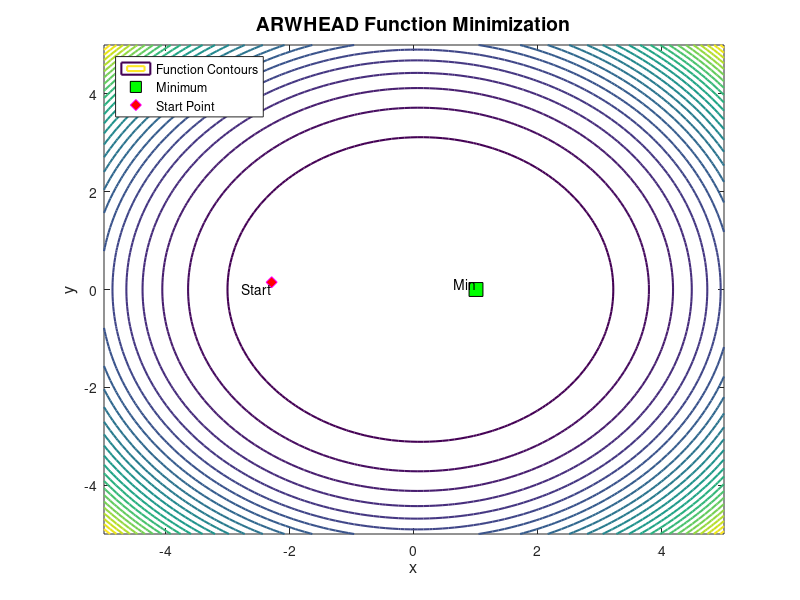

Write the MATLAB code that produced this figure.

% ARWHEAD minimization 

function P1()

    % function
    function fx = f(x)
        fx = (x(1)^2 + x(2)^2)^2 - 4 * x(1) + 3;
    end

    % Test
    function test_nelder_mead()
        % Starting points
        start_points = [randn(2,1) * 3; randn(2,1) * 2];  
        start = start_points(:, randi(size(start_points, 2)));  
        fprintf('Start point is [%f, %f]\n', start(1), start(2));

        % find the minimum
        [xend, fval] = fminsearch(@f, start);
        fprintf('Converged minimum at [%f, %f].\n', xend(1), xend(2));
        fprintf('Minimum function value: %f\n', fval);

        % Plot (I had chatgpt help me with plooting syntax)
        N = 100;
        [Xm, Ym] = meshgrid(linspace(-5, 5, N));  
        Zm = (Xm.^2 + Ym.^2).^2 - 4 * Xm + 3;     
        contour(Xm, Ym, Zm, 25, 'LineWidth', 1.5) 
        hold on
        xlabel('x', 'FontSize', 12)
        ylabel('y', 'FontSize', 12)
        title('ARWHEAD Function Minimization', 'FontSize', 14)
        plot(xend(1), xend(2), 'ks', 'MarkerFaceColor', 'g', 'MarkerSize', 10);  
        plot(start(1), start(2), 'md', 'MarkerFaceColor', 'r', 'MarkerSize', 8);  
        text(xend(1), xend(2), 'Min', 'VerticalAlignment', 'bottom', 'HorizontalAlignment', 'right');
        text(start(1), start(2), 'Start', 'VerticalAlignment', 'top', 'HorizontalAlignment', 'right');
        legend('Function Contours', 'Minimum', 'Start Point', 'Location', 'northwest')

        % Grid points around the minimum
        epsilon = 1e-2;  
        grid_spacing = linspace(-epsilon, epsilon, 10);  
        success = 0;
        fail = 0;
        fend = f(xend);
        for dx = grid_spacing
            for dy = grid_spacing
                test_point = xend + [dx, dy];  
                test_value = f(test_point);
                
                % Check if function value is higher at the test point
                if test_value > fend
                    success = success + 1;
                else
                    fail = fail + 1;
                end
            end
        end
        fprintf('Systematic grid test woked %d times and didnwork %d times\n', success, fail);
    end

    % test
    test_nelder_mead();
end
